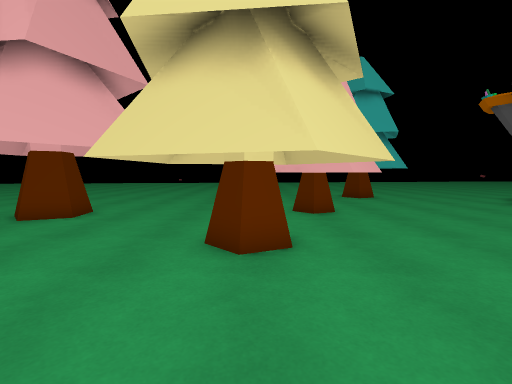
view 1 (above)

24 first-person views from a walk through a 3-D level made in the Unity game engine. The camera is 1.3 m above the floor, tilts 4° down and sees 85° across. The floor is counted in squares, 1 m on a side. Each view is taken from the middle of a square. On the plan, view 1 faces up. The plan holds only what a view shows up to about 13 squares ahead; the rest is blank. The place goes on beyond the plan.

view 2
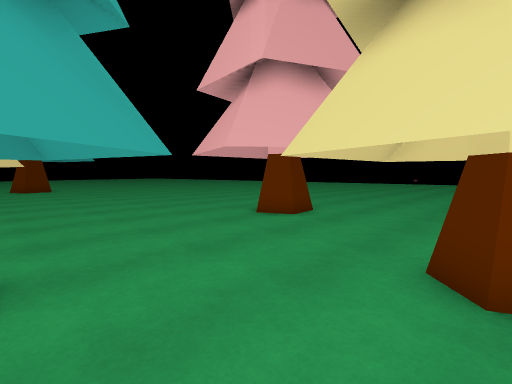

view 3
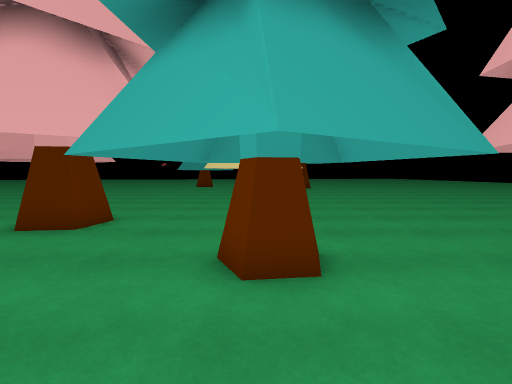

view 4
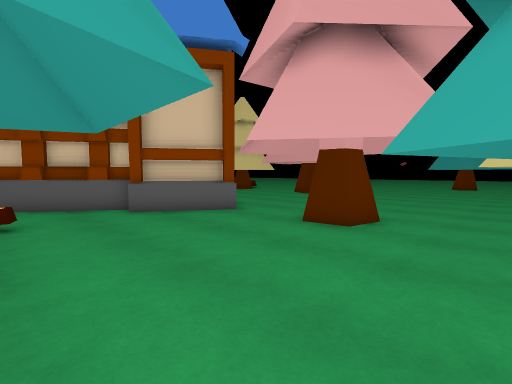

view 5
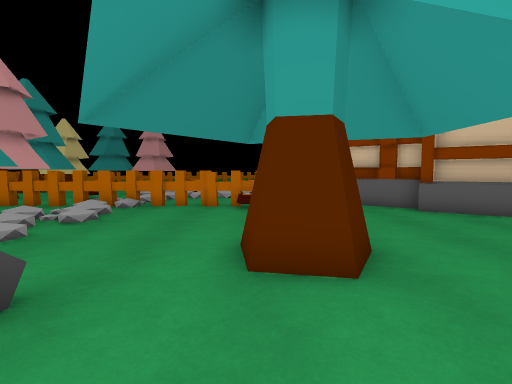

view 6
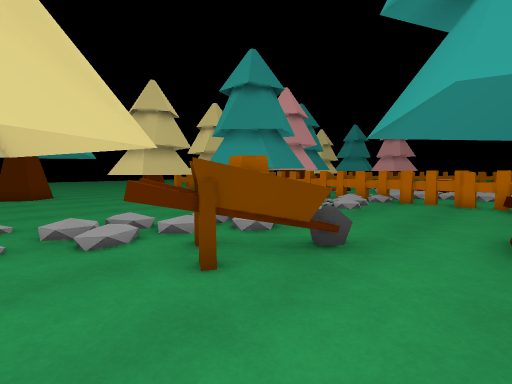

view 7
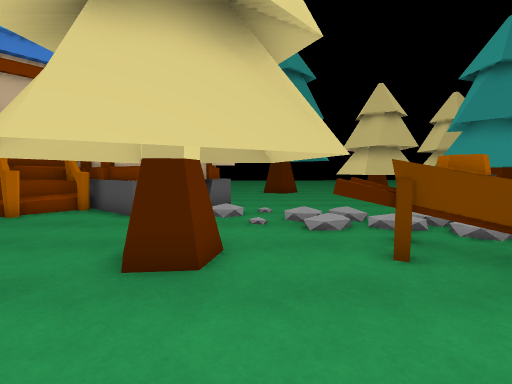

view 8
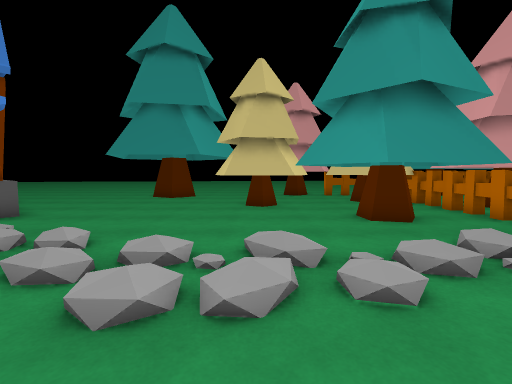

view 9
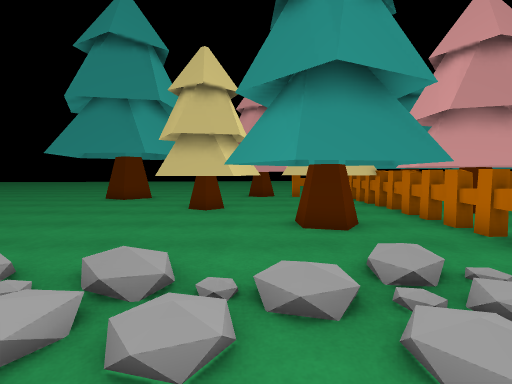

view 10
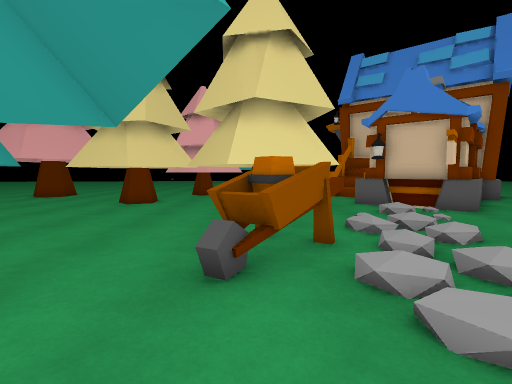

view 11
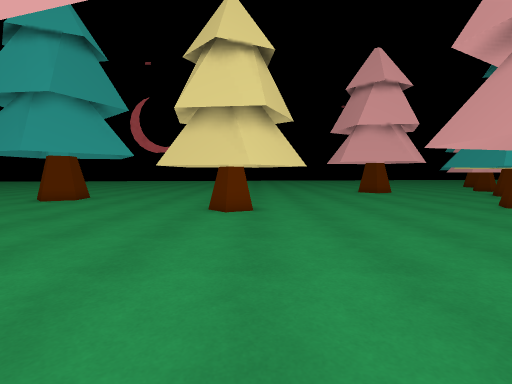

view 12
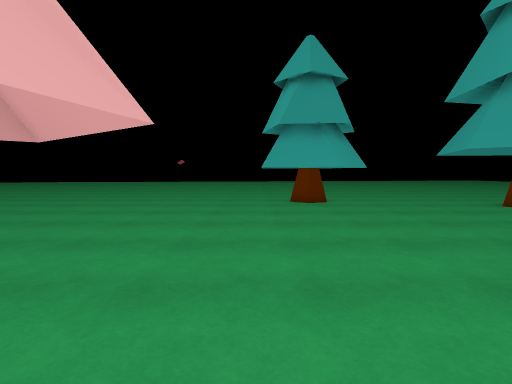

view 13
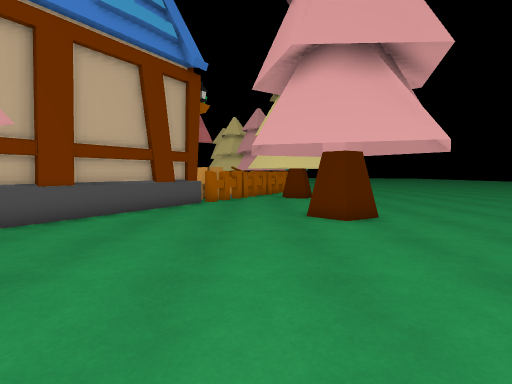

view 14
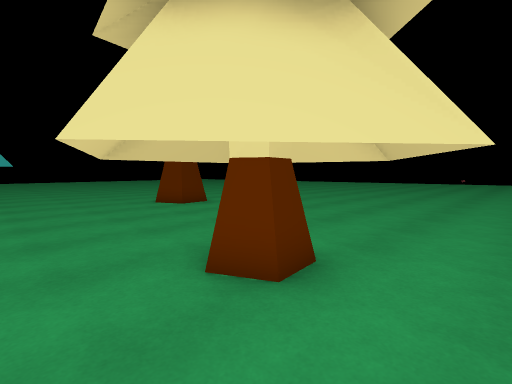

view 15
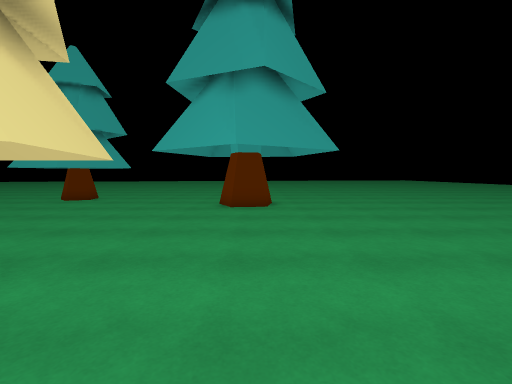

view 16
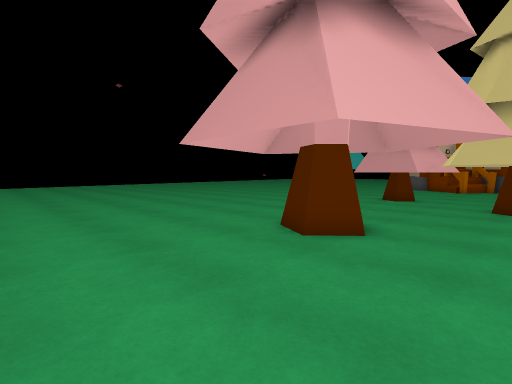

view 17
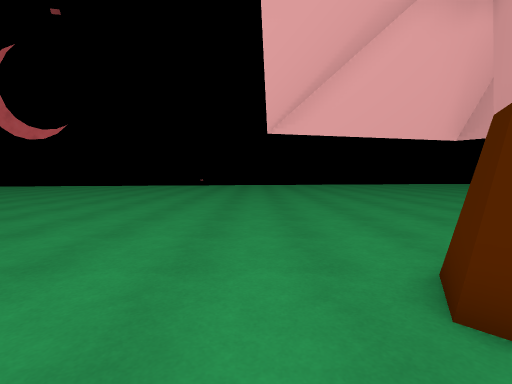

view 18
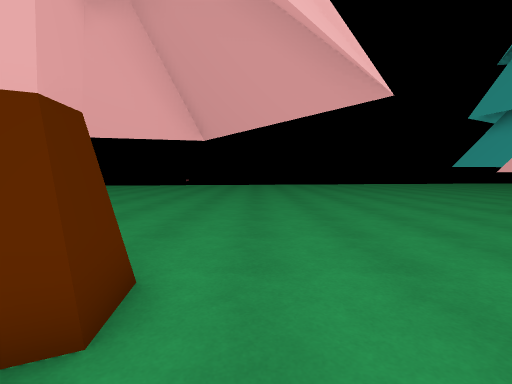

view 19
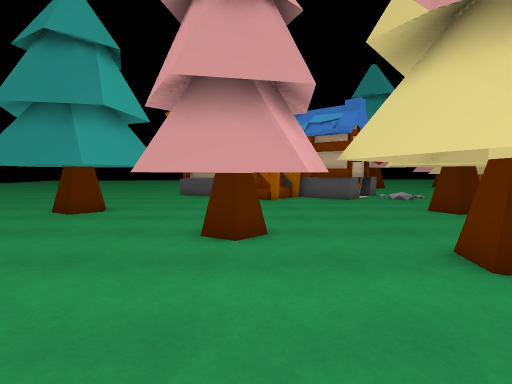

view 20
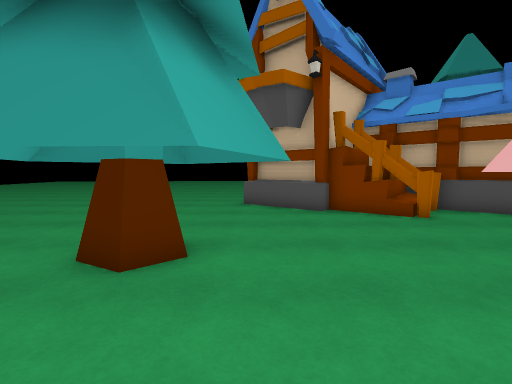

view 21
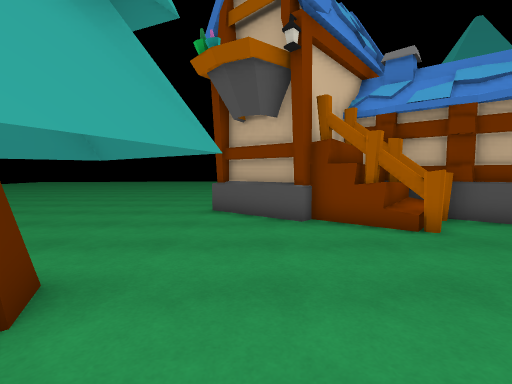

view 22
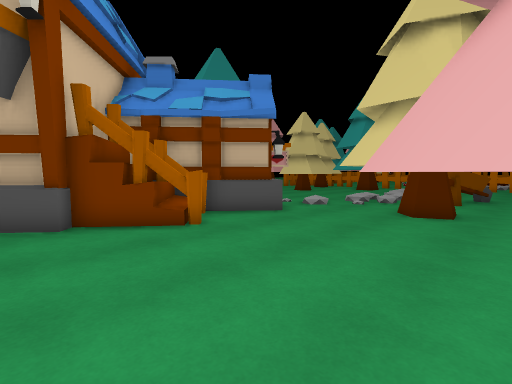

view 23
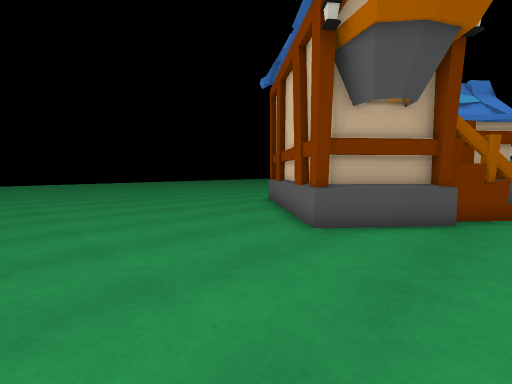

view 24
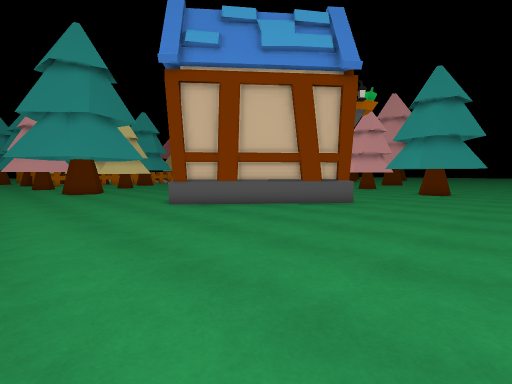

### Floor plan
Key: @ floor where view 1 was taken; # wall or solid block; . main floor; : floor 0.25 m higher than the main floor; / step, stairs or slope; T tree; H house; W wheel; F fence; B barrel.
Columns run from 26 left of view 1 to 24 right of it. Each row starts with its distance up from view 1.
 19       ........................................... .
 18       .............................................
 17        .......................TTT..................
 16         .....................T...T.................
 15  ..      ....................T.TT.T................
 14  ...      ...................T.TTT.................
 13  ....     ....................TTTT....HH...........
 12  .....     .....................T....H##H..........
 11  .......  ................TTTT.......H####H........
 10  .........................T.TTT.....HHH  ##H.......
  9  ..................TT.....TTTTT.....HHH#  ##H......
  8  ..................TT.....TTTT.....HHHHHH   H.....
  7  .......................TTTTT.......HHHHHH H......
  6  .......................T.T.T.......HHHH HH  .....
  5  .......................TTT.T..T...HHHH HH..  ....
  4 ..TT....................T..TT.TTTT..HH HH....  ...
  3 ..TT...................T.TTT.TTTTT...HHH.....   ..
  2 ..........TTT.......TTTT.....T.TTT..:HH......
  1 .........T...T......T.T.T.....T.TT:..........
  0 .........T.TTTT.....TTTTT.@...TTW../.........T
 -1 .........T.T.T......TT.TT......WWW//........TT
 -2  T........TTT........TTT.......BB../.........
 -3 TTT.........T.................WBW.:.......T..
 -4  TTT...............T.............:......TTT.
 -5 TTT...............TTT.....TTT....:.:....TT
 -6  .T..............  T.......TT....:/...T.TTT
 -7 TTT........................ .....//.TTTTTTT
 -8 ........................... ....../.T.T.T.T
 -9 ...................HHH..... .......:TTTTTTTT
-10 ...................##HH.... .....:..T..TTTTT
-11 ..........TT......H   H...  ......:.TTTT.TT
-12 ..........TT.....H#   HHH.  FFFFFFFFFFFFFFFF
-13 .......... ......H      HH   .....  ...T.TT
-14 .........  .....H        H   ...      TTTTT
-15 .........  T...FH            ..         T TT
-16 ........  TTT.F                          TT

Where each view was taken, in squares from view 1:
view 1: 0 up, 0 right, facing up
view 2: 1 up, 0 right, facing up-left
view 3: 0 up, 0 right, facing left
view 4: 1 down, 0 right, facing down-left
view 5: 1 down, 2 right, facing down
view 6: 1 up, 2 right, facing down-right
view 7: 1 up, 1 right, facing right
view 8: 5 down, 4 right, facing right
view 9: 7 down, 5 right, facing right
view 10: 7 down, 5 right, facing up
view 11: 10 down, 14 left, facing up
view 12: 7 down, 13 left, facing left
view 13: 3 down, 13 left, facing down
view 14: 3 down, 12 left, facing up-left
view 15: 4 up, 12 left, facing left
view 16: 5 up, 12 left, facing up-right
view 17: 6 up, 9 left, facing up
view 18: 6 up, 4 left, facing up
view 19: 9 up, 4 left, facing right
view 20: 13 up, 1 right, facing right
view 21: 12 up, 3 right, facing right
view 22: 12 up, 3 right, facing down-right
view 23: 19 up, 9 right, facing down-right
view 24: 19 up, 24 right, facing down-left
